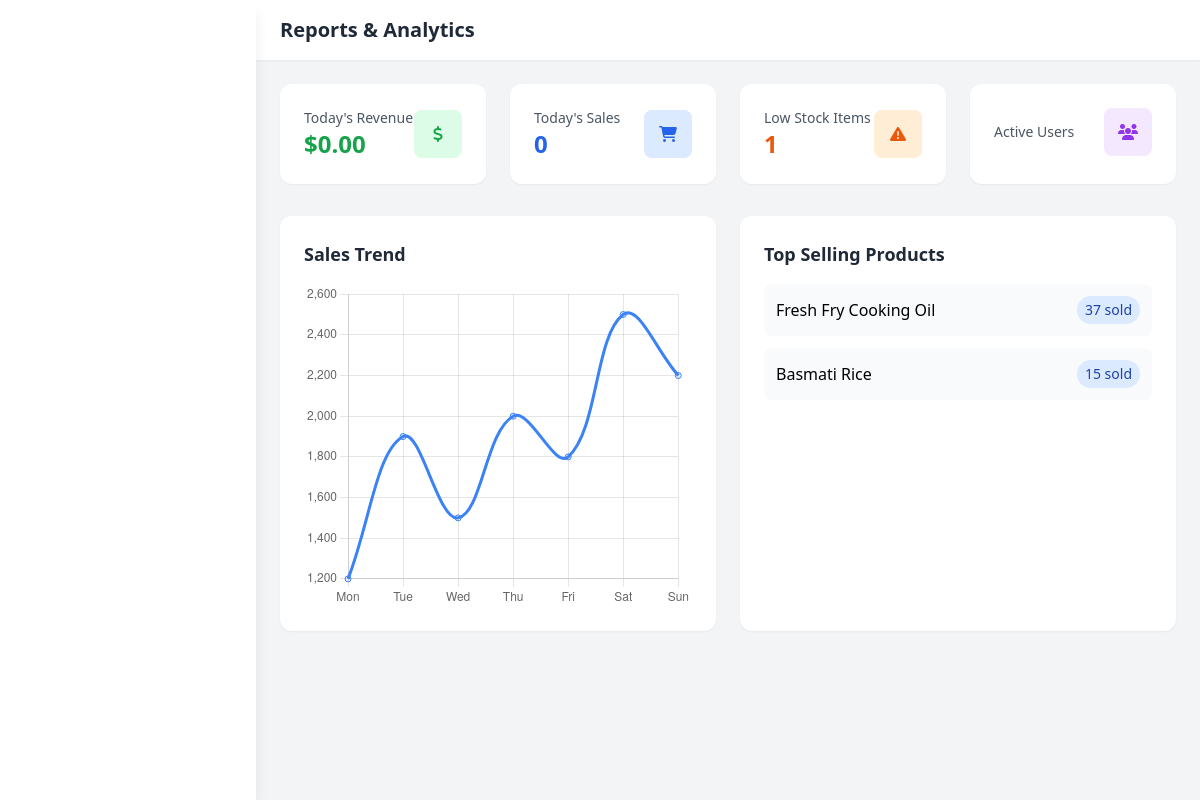
Page /admin/reports (signed in) on the earlier database version.
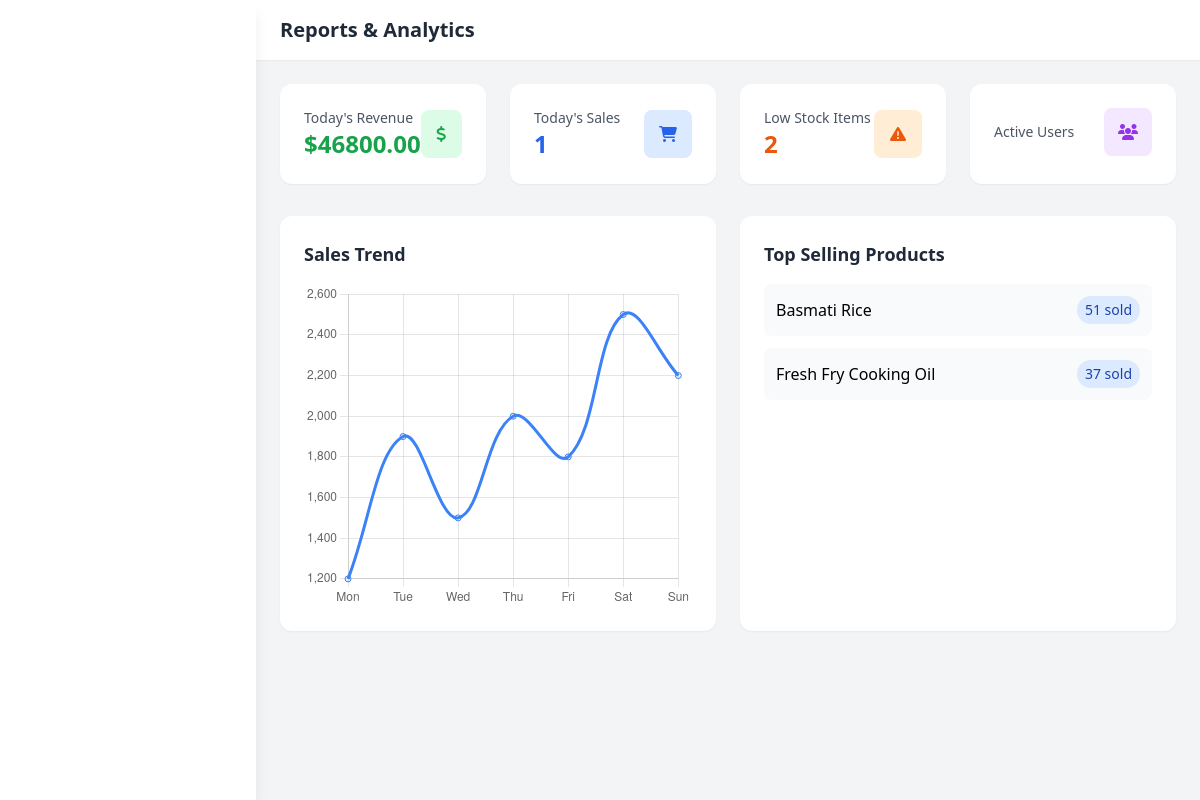
Same page on the later database version.
### models.py (models this page shows, shortened)
class Product(db.Model):
    __tablename__ = 'products'
    id = db.Column(db.Integer, primary_key=True)
    name = db.Column(db.String(200), nullable=False)
    sku = db.Column(db.String(50), unique=True, nullable=False)  # Stock code
    description = db.Column(db.Text)
    cost_price = db.Column(db.Float, nullable=False)
    selling_price = db.Column(db.Float, nullable=False)
    quantity = db.Column(db.Integer, default=0)
    reorder_level = db.Column(db.Integer, default=10)
    category_id = db.Column(db.Integer, db.ForeignKey('categories.id'), nullable=False)
    supplier_id = db.Column(db.Integer, db.ForeignKey('suppliers.id'), nullable=False)
    created_at = db.Column(db.DateTime, default=datetime.utcnow)
    updated_at = db.Column(db.DateTime, default=datetime.utcnow, onupdate=datetime.utcnow)
    is_active = db.Column(db.Boolean, default=True)
    image_url = db.Column(db.String(500))  # For Cloudinary image URLs
    unit = db.Column(db.String(50), default='piece')  # piece, kg, liter, pack, box, etc.
    category = db.relationship('Category', backref='products')
    supplier = db.relationship('Supplier', backref='products')

### app.py (the view)
@app.route('/admin/reports')
@login_required
@admin_required
def admin_reports():
    today_sales = Sale.query.filter(db.func.date(Sale.sale_date) == date.today()).all()
    total_revenue = sum(sale.total_amount for sale in today_sales)
    low_stock_products = Product.query.filter(Product.quantity <= Product.reorder_level).all()
    thirty_days_ago = datetime.utcnow() - timedelta(days=30)
    top_products = db.session.query(
        Product.name,
        db.func.sum(SaleItem.quantity).label('total_sold')
    ).join(SaleItem).join(Sale).filter(
        Sale.sale_date >= thirty_days_ago
    ).group_by(Product.id).order_by(db.desc('total_sold')).limit(10).all()
    return render_template('admin/reports.html',
                         total_revenue=total_revenue,
                         low_stock_count=len(low_stock_products),
                         top_products=top_products,
                         sales_count=len(today_sales))

### app.py (called while the page is built)
@login_manager.user_loader
def load_user(user_id):
    return User.query.get(int(user_id))

def admin_required(f):
    @wraps(f)
    def decorated_function(*args, **kwargs):
        if not current_user.is_authenticated or current_user.role != 'admin':
            flash('Access denied. Admin only.', 'danger')
            return redirect(url_for('index'))
        return f(*args, **kwargs)
    return decorated_function

### templates/admin/reports.html (shortened to what the changed rows need)
<!DOCTYPE html>
<html lang="en">
<head>
    <script src="https://cdn.tailwindcss.com"></script>
    <link rel="stylesheet" href="https://cdnjs.cloudflare.com/ajax/libs/font-awesome/6.4.0/css/all.min.css">
</head>
<body class="bg-gray-100">
    <div class="ml-64">
        <header class="bg-white shadow-sm sticky top-0 z-30">
            <div class="flex items-center justify-between px-6 py-4">
                <h1 class="text-xl font-semibold text-gray-800">Reports & Analytics</h1>
            </div>
        </header>
        <main class="p-6">
            <div class="grid grid-cols-1 md:grid-cols-4 gap-6 mb-8">
                <div class="report-card bg-white rounded-xl shadow-sm p-6">
                    <div class="flex items-center justify-between">
                        <div>
                            <p class="text-sm text-gray-600">Today's Revenue</p>
                            <p class="text-2xl font-bold text-green-600">${{ "%.2f"|format(total_revenue) }}</p>
                        </div>
                    </div>
                </div>
                <div class="report-card bg-white rounded-xl shadow-sm p-6">
                    <div class="flex items-center justify-between">
                        <div>
                            <p class="text-sm text-gray-600">Today's Sales</p>
                            <p class="text-2xl font-bold text-blue-600">{{ sales_count }}</p>
                        </div>
                    </div>
                </div>
                <div class="report-card bg-white rounded-xl shadow-sm p-6">
                    <div class="flex items-center justify-between">
                        <div>
                            <p class="text-sm text-gray-600">Low Stock Items</p>
                            <p class="text-2xl font-bold text-orange-600">{{ low_stock_count }}</p>
                        </div>
                    </div>
                </div>
            </div>
            <div class="grid grid-cols-1 lg:grid-cols-2 gap-6">
                <div class="report-card bg-white rounded-xl shadow-sm p-6">
                    <div class="space-y-3">
                        {% for product in top_products %}
                        <div class="flex justify-between items-center p-3 bg-gray-50 rounded-lg">
                            <span class="font-medium">{{ product.name }}</span>
                            <span class="bg-blue-100 text-blue-800 px-2 py-1 rounded-full text-sm">
                                {{ product.total_sold }} sold
                            </span>
                        </div>
                        {% endfor %}
                    </div>
                </div>
            </div>
        </main>
    </div>
    <script>
        // Reports-specific JavaScript
        // Initialize charts, handle report generation, etc.
        const salesChart = new Chart(document.getElementById('salesChart'), {
            type: 'line',
            data: {
                labels: ['Mon', 'Tue', 'Wed', 'Thu', 'Fri', 'Sat', 'Sun'],
                datasets: [{
                    label: 'Sales ($)',
                    data: [1200, 1900, 1500, 2000, 1800, 2500, 2200],
                    borderColor: '#3b82f6',
                    backgroundColor: 'rgba(59, 130, 246, 0.1)',
                    tension: 0.4
                }]
            },
            options: {
                responsive: true,
                plugins: {
                    legend: {
                        display: false
                    }
                }
            }
        });
    </script>
</body>
</html>

Differences in the rows shown:
changed Product "Basmati Rice": total_sold "15" → "51"; moves up the list
Other differences:
{{ "%.2f"|format(total_revenue) }}: "0.00" → "46800.00"
{{ sales_count }}: "0" → "1"
{{ low_stock_count }}: "1" → "2"
